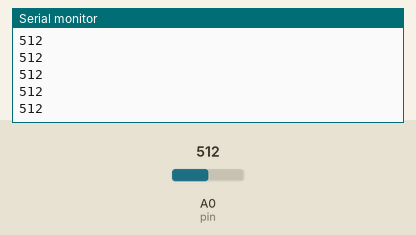
Simulated run of this sketch. Board: Arduino Uno, built with avr-gcc and run on an emulated ATmega328P. Parts: the last lines printed to the serial monitor. Inputs (shaded band) come from the test bench; at power-on: A0 (pin) = 512.

Above: at 1.2 s.
1.3 s: A0 (pin) set to 716
At 1.56 s:
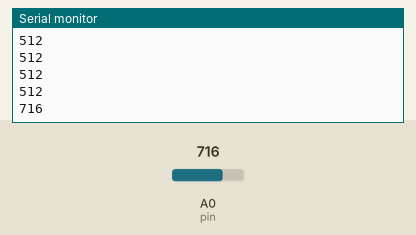
2.8 s: A0 (pin) set to 900
At 2.96 s:
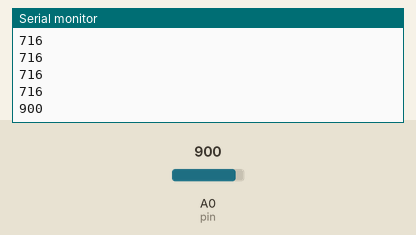
Timing chart, 0 to 5.8 s (numbered marks = the images above; inputs shaded):
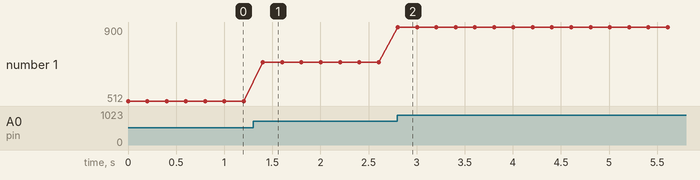

The sketch:

sketch_nov03cLDR.ino
```cpp
int pin=A0;
int ldr_val;
void setup() {
  Serial.begin(9600);
  pinMode(pin,INPUT);
}

void loop() {
  ldr_val=analogRead(pin);
  Serial.println(ldr_val);
  delay(200);

}
```

Measured:
- after the input at 1.3 s, the serial monitor: prints a new line after 0.10 s (image 1)
- after the input at 2.8 s, the serial monitor: prints a new line at once (image 2)
- plotted number 1: 512 → 716 after the input at 1.3 s, 716 → 900 after the input at 2.8 s
